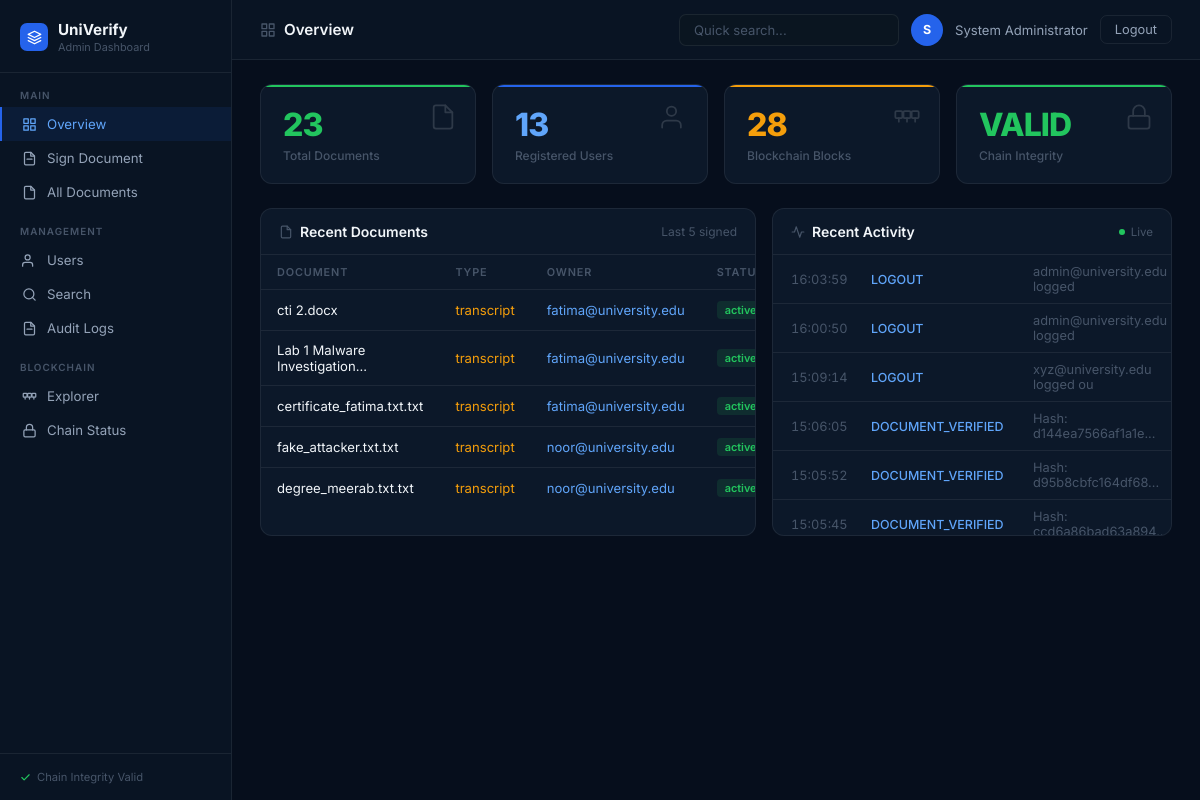
The page /dashboard (signed in) on the database as committed earlier.
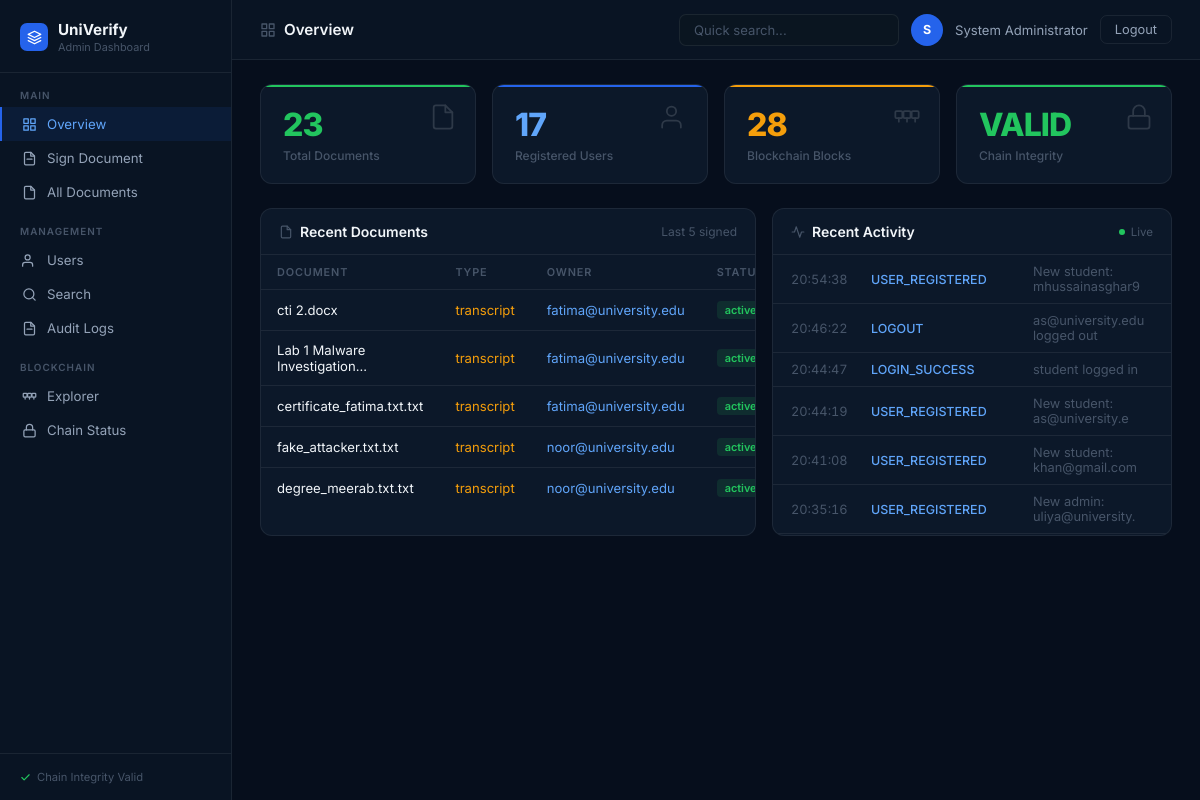
The same page on the database as committed later.
### models.py (models this page shows, shortened)
class Document(db.Model):
    __tablename__ = 'documents'
    id = db.Column(db.Integer, primary_key=True)
    filename = db.Column(db.String(200), nullable=False)
    original_name = db.Column(db.String(200), nullable=False)
    file_hash = db.Column(db.String(64), unique=True, nullable=False)
    block_hash = db.Column(db.String(64), nullable=False)
    block_index = db.Column(db.Integer, nullable=False)
    cert_fingerprint = db.Column(db.String(200), nullable=False)
    signature = db.Column(db.Text, nullable=False)
    doc_type = db.Column(db.String(50), default='general')
    status = db.Column(db.String(20), default='active')
    qr_code_path = db.Column(db.String(200), nullable=True)
    user_id = db.Column(db.Integer, db.ForeignKey('users.id'), nullable=False)
    signed_at = db.Column(db.DateTime, default=datetime.utcnow)
    expires_at = db.Column(db.DateTime, nullable=True)

class User(UserMixin, db.Model):
    __tablename__ = 'users'
    id = db.Column(db.Integer, primary_key=True)
    full_name = db.Column(db.String(100), nullable=False)
    email = db.Column(db.String(120), unique=True, nullable=False)
    password_hash = db.Column(db.String(256), nullable=False)
    role = db.Column(db.String(20), default='student')
    reg_number = db.Column(db.String(50), unique=True, nullable=True)
    department = db.Column(db.String(100), nullable=True)
    created_at = db.Column(db.DateTime, default=datetime.utcnow)
    is_active = db.Column(db.Boolean, default=True)
    documents = db.relationship('Document', backref='owner', lazy=True)

class AuditLog(db.Model):
    __tablename__ = 'audit_logs'
    id = db.Column(db.Integer, primary_key=True)
    user_id = db.Column(db.Integer, db.ForeignKey('users.id'), nullable=True)
    action = db.Column(db.String(100), nullable=False)
    details = db.Column(db.Text, nullable=True)
    ip_address = db.Column(db.String(50), nullable=True)
    timestamp = db.Column(db.DateTime, default=datetime.utcnow)
    success = db.Column(db.Boolean, default=True)

### app.py (the view)
@app.route('/dashboard')
@login_required
def dashboard():
    if current_user.role != 'admin':
        return redirect(url_for('student_portal'))
    total_docs = Document.query.count()
    total_users = User.query.count()
    active_docs = Document.query.filter_by(status='active').count()
    revoked_docs = Document.query.filter_by(status='revoked').count()
    recent_docs = Document.query.order_by(Document.signed_at.desc()).limit(5).all()
    recent_logs = AuditLog.query.order_by(AuditLog.timestamp.desc()).limit(10).all()
    chain_valid = blockchain.is_chain_valid()
    return render_template('dashboard.html',
        total_docs=total_docs, total_users=total_users,
        active_docs=active_docs, revoked_docs=revoked_docs,
        recent_docs=recent_docs, recent_logs=recent_logs,
        chain_valid=chain_valid, chain_length=len(blockchain.chain))

### app.py (called while the page is built)
@login_manager.user_loader
def load_user(user_id):
    return User.query.get(int(user_id))

### blockchain.py (called while the page is built)
    def compute_hash(self):
        block_string = json.dumps({
            "index": self.index,
            "timestamp": self.timestamp,
            "filename": self.filename,
            "file_hash": self.file_hash,
            "cert_fingerprint": self.cert_fingerprint,
            "email": self.email,
            "signature": self.signature,
            "parent_hash": self.parent_hash,
            "previous_hash": self.previous_hash
        }, sort_keys=True)
        return hashlib.sha256(block_string.encode()).hexdigest()

    def is_chain_valid(self):
        for i in range(1, len(self.chain)):
            current = self.chain[i]
            previous = self.chain[i - 1]
            if current.hash != current.compute_hash():
                return False
            if current.previous_hash != previous.hash:
                return False
        return True

### templates/dashboard.html (shortened to what the changed rows need)
<html lang="en">
<head>
</head>
<body>
<div class="main">
    <div class="content">
        <div class="section active" id="sec-overview">
            <div class="stats-grid">
                <div class="stat-card stat-blue">
                    <div class="stat-icon"><svg viewBox="0 0 24 24" fill="none" stroke="currentColor" stroke-width="1.5" stroke-linecap="round" stroke-linejoin="round"><path d="M17 21v-2a4 4 0 0 0-4-4H5a4 4 0 0 0-4 4v2"/><circle cx="9" cy="7" r="4"/></svg></div>
                    <div class="stat-number n-blue" id="s-users">{{ total_users }}</div>
                    <div class="stat-label">Registered Users</div>
                </div>
            </div>
            <div style="display:grid;grid-template-columns:1fr 400px;gap:16px;">
                <div class="card">
                    <table class="tbl">
                        <thead><tr><th>Document</th><th>Type</th><th>Owner</th><th>Status</th></tr></thead>
                        <tbody>
                        {% for doc in recent_docs %}
                        <tr>
                            <td style="color:var(--text-1);">{{ doc.original_name[:28] }}{% if doc.original_name|length > 28 %}...{% endif %}</td>
                            <td style="color:var(--warn);">{{ doc.doc_type }}</td>
                            <td style="color:#60a5fa;">{{ doc.owner.email if doc.owner else 'N/A' }}</td>
                            <td><span class="badge badge-{{ doc.status }}">{{ doc.status }}</span></td>
                        </tr>
                        {% else %}
                        <tr><td colspan="4" style="text-align:center;color:var(--text-3);padding:28px;">No documents yet.</td></tr>
                        {% endfor %}
                        </tbody>
                    </table>
                </div>
                <div class="card">
                    <div style="max-height:280px;overflow-y:auto;">
                        {% for log in recent_logs %}
                        <div class="log-item">
                            <span class="log-time">{{ log.timestamp.strftime('%H:%M:%S') }}</span>
                            <span class="log-action" style="color:{% if 'FAIL' in log.action or 'ERROR' in log.action %}var(--error){% elif 'SIGN' in log.action %}var(--success){% else %}#60a5fa{% endif %};">{{ log.action }}</span>
                            <span class="log-detail">{{ (log.details or '')[:28] }}</span>
                        </div>
                        {% else %}
                        <div style="color:var(--text-3);text-align:center;padding:24px;font-size:0.82rem;">No activity yet</div>
                        {% endfor %}
                    </div>
                </div>
            </div>
        </div>
    </div>
</div>
</body>
</html>

Rows that differ between the two databases and show on the page:
no longer on this page (row unchanged): AuditLog: timestamp "16:03:59", action "LOGOUT", details "admin@university.edu logged"
no longer on this page (row unchanged): AuditLog: timestamp "16:00:50", action "LOGOUT", details "admin@university.edu logged"
no longer on this page (row unchanged): AuditLog: timestamp "15:09:14", action "LOGOUT", details "xyz@university.edu logged ou"
no longer on this page (row unchanged): AuditLog: timestamp "15:06:05", action "DOCUMENT_VERIFIED", details "Hash: d144ea7566af1a1e..."
no longer on this page (row unchanged): AuditLog: timestamp "15:05:52", action "DOCUMENT_VERIFIED", details "Hash: d95b8cbfc164df68..."
no longer on this page (row unchanged): AuditLog: timestamp "15:05:45", action "DOCUMENT_VERIFIED", details "Hash: ccd6a86bad63a894..."
added AuditLog: timestamp "20:54:38", action "USER_REGISTERED", details "New student: mhussainasghar9"
added AuditLog: timestamp "20:46:22", action "LOGOUT", details "as@university.edu logged out"
added AuditLog: timestamp "20:44:47", action "LOGIN_SUCCESS", details "student logged in"
added AuditLog: timestamp "20:44:19", action "USER_REGISTERED", details "New student: as@university.e"
added AuditLog: timestamp "20:41:08", action "USER_REGISTERED", details "New student: khan@gmail.com"
added AuditLog: timestamp "20:35:16", action "USER_REGISTERED", details "New admin: uliya@university."
Other text that changed with them:
{{ total_users }}: "13" → "17"
